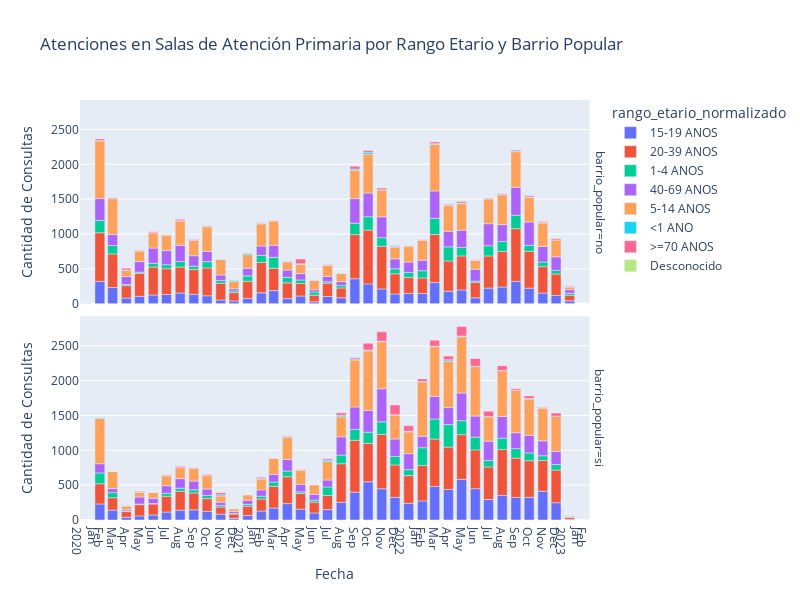

Notebook code cell kept with this figure:
### Code cell
import pandas as pd
import plotly.express as px

# Agrupación
resultado = df.groupby([df['fecha'].dt.to_period('M'), 'rango_etario_normalizado', 'barrio_popular'])['consulta_cantidad'].sum().reset_index()
resultado['fecha'] = resultado['fecha'].dt.to_timestamp()

# Crear un gráfico de barras apiladas
fig = px.bar(
    resultado,
    x='fecha',
    y='consulta_cantidad',
    color='rango_etario_normalizado',  # Usar la nueva columna para el color
    facet_row='barrio_popular',  # Usar facet_row para apilar las barras por 'barrio_popular'
    title='Atenciones en Salas de Atención Primaria por Rango Etario y Barrio Popular',
    labels={'consulta_cantidad': 'Cantidad de Consultas', 'fecha': 'Fecha'},
    height=600,  # Ajustar la altura
    width=800,  # Ajustar el ancho
)

# Configuraciones del eje X
fig.update_xaxes(
    dtick="M1",
    tickformat="%b\n%Y"
)

# Mostrar el gráfico
fig.show()

### Figure 1 — Plotly figure (JSON) as saved in the notebook; plotly's stock layout.template omitted (floating-point values rounded to 4 significant figures)
{"data": [{"alignmentgroup": "True", "hovertemplate": "rango_etario_normalizado=15-19 ANOS<br>barrio_popular=no<br>Fecha=%{x}<br>Cantidad de Consultas=%{y}<extra></extra>", "legendgroup": "15-19 ANOS", "marker": {"color": "#636efa", "pattern": {"shape": ""}}, "name": "15-19 ANOS", "offsetgroup": "15-19 ANOS", "orientation": "v", "showlegend": true, "textposition": "auto", "type": "bar", "x": ["2020-01-01T00:00:00", "2020-02-01T00:00:00", "2020-03-01T00:00:00", "2020-04-01T00:00:00", "2020-05-01T00:00:00", "2020-06-01T00:00:00", "2020-07-01T00:00:00", "2020-08-01T00:00:00", "2020-09-01T00:00:00", "2020-10-01T00:00:00", "2020-11-01T00:00:00", "2020-12-01T00:00:00", "2021-01-01T00:00:00", "2021-02-01T00:00:00", "2021-03-01T00:00:00", "2021-04-01T00:00:00", "2021-05-01T00:00:00", "2021-06-01T00:00:00", "2021-07-01T00:00:00", "2021-08-01T00:00:00", "2021-09-01T00:00:00", "2021-10-01T00:00:00", "2021-11-01T00:00:00", "2021-12-01T00:00:00", "2022-01-01T00:00:00", "2022-02-01T00:00:00", "2022-03-01T00:00:00", "2022-04-01T00:00:00", "2022-05-01T00:00:00", "2022-06-01T00:00:00", "2022-07-01T00:00:00", "2022-08-01T00:00:00", "2022-09-01T00:00:00", "2022-10-01T00:00:00", "2022-11-01T00:00:00", "2022-12-01T00:00:00", "2023-01-01T00:00:00"], "xaxis": "x2", "y": [2, 320, 232, 81, 106, 125, 132, 153, 135, 114, 54, 39, 77, 156, 188, 73, 110, 28, 103, 85, 358, 284, 212, 140, 147, 146, 303, 180, 198, 84, 224, 239, 320, 223, 153, 119, 41], "yaxis": "y2"}, {"alignmentgroup": "True", "hovertemplate": "rango_etario_normalizado=15-19 ANOS<br>barrio_popular=si<br>Fecha=%{x}<br>Cantidad de Consultas=%{y}<extra></extra>", "legendgroup": "15-19 ANOS", "marker": {"color": "#636efa", "pattern": {"shape": ""}}, "name": "15-19 ANOS", "offsetgroup": "15-19 ANOS", "orientation": "v", "showlegend": false, "textposition": "auto", "type": "bar", "x": ["2020-02-01T00:00:00", "2020-03-01T00:00:00", "2020-04-01T00:00:00", "2020-05-01T00:00:00", "2020-06-01T00:00:00", "2020-07-01T00:00:00", "2020-08-01T00:00:00", "2020-09-01T00:00:00", "2020-10-01T00:00:00", "2020-11-01T00:00:00", "2020-12-01T00:00:00", "2021-01-01T00:00:00", "2021-02-01T00:00:00", "2021-03-01T00:00:00", "2021-04-01T00:00:00", "2021-05-01T00:00:00", "2021-06-01T00:00:00", "2021-07-01T00:00:00", "2021-08-01T00:00:00", "2021-09-01T00:00:00", "2021-10-01T00:00:00", "2021-11-01T00:00:00", "2021-12-01T00:00:00", "2022-01-01T00:00:00", "2022-02-01T00:00:00", "2022-03-01T00:00:00", "2022-04-01T00:00:00", "2022-05-01T00:00:00", "2022-06-01T00:00:00", "2022-07-01T00:00:00", "2022-08-01T00:00:00", "2022-09-01T00:00:00", "2022-10-01T00:00:00", "2022-11-01T00:00:00", "2022-12-01T00:00:00", "2023-01-01T00:00:00", "2023-02-01T00:00:00"], "xaxis": "x", "y": [231, 142, 39, 59, 71, 114, 141, 146, 123, 84, 24, 64, 128, 172, 235, 156, 101, 149, 254, 399, 549, 448, 325, 240, 274, 481, 438, 583, 450, 294, 351, 324, 325, 414, 248, 10, 1], "yaxis": "y"}, {"alignmentgroup": "True", "hovertemplate": "rango_etario_normalizado=20-39 ANOS<br>barrio_popular=no<br>Fecha=%{x}<br>Cantidad de Consultas=%{y}<extra></extra>", "legendgroup": "20-39 ANOS", "marker": {"color": "#EF553B", "pattern": {"shape": ""}}, "name": "20-39 ANOS", "offsetgroup": "20-39 ANOS", "orientation": "v", "showlegend": true, "textposition": "auto", "type": "bar", "x": ["2020-01-01T00:00:00", "2020-02-01T00:00:00", "2020-03-01T00:00:00", "2020-04-01T00:00:00", "2020-05-01T00:00:00", "2020-06-01T00:00:00", "2020-07-01T00:00:00", "2020-08-01T00:00:00", "2020-09-01T00:00:00", "2020-10-01T00:00:00", "2020-11-01T00:00:00", "2020-12-01T00:00:00", "2021-01-01T00:00:00", "2021-02-01T00:00:00", "2021-03-01T00:00:00", "2021-04-01T00:00:00", "2021-05-01T00:00:00", "2021-06-01T00:00:00", "2021-07-01T00:00:00", "2021-08-01T00:00:00", "2021-09-01T00:00:00", "2021-10-01T00:00:00", "2021-11-01T00:00:00", "2021-12-01T00:00:00", "2022-01-01T00:00:00", "2022-02-01T00:00:00", "2022-03-01T00:00:00", "2022-04-01T00:00:00", "2022-05-01T00:00:00", "2022-06-01T00:00:00", "2022-07-01T00:00:00", "2022-08-01T00:00:00", "2022-09-01T00:00:00", "2022-10-01T00:00:00", "2022-11-01T00:00:00", "2022-12-01T00:00:00", "2023-01-01T00:00:00"], "xaxis": "x2", "y": [2, 698, 482, 178, 328, 401, 370, 373, 355, 400, 240, 120, 245, 436, 321, 226, 180, 94, 192, 141, 633, 773, 613, 289, 229, 224, 689, 434, 488, 222, 462, 511, 757, 529, 379, 308, 81], "yaxis": "y2"}, {"alignmentgroup": "True", "hovertemplate": "rango_etario_normalizado=20-39 ANOS<br>barrio_popular=si<br>Fecha=%{x}<br>Cantidad de Consultas=%{y}<extra></extra>", "legendgroup": "20-39 ANOS", "marker": {"color": "#EF553B", "pattern": {"shape": ""}}, "name": "20-39 ANOS", "offsetgroup": "20-39 ANOS", "orientation": "v", "showlegend": false, "textposition": "auto", "type": "bar", "x": ["2020-02-01T00:00:00", "2020-03-01T00:00:00", "2020-04-01T00:00:00", "2020-05-01T00:00:00", "2020-06-01T00:00:00", "2020-07-01T00:00:00", "2020-08-01T00:00:00", "2020-09-01T00:00:00", "2020-10-01T00:00:00", "2020-11-01T00:00:00", "2020-12-01T00:00:00", "2021-01-01T00:00:00", "2021-02-01T00:00:00", "2021-03-01T00:00:00", "2021-04-01T00:00:00", "2021-05-01T00:00:00", "2021-06-01T00:00:00", "2021-07-01T00:00:00", "2021-08-01T00:00:00", "2021-09-01T00:00:00", "2021-10-01T00:00:00", "2021-11-01T00:00:00", "2021-12-01T00:00:00", "2022-01-01T00:00:00", "2022-02-01T00:00:00", "2022-03-01T00:00:00", "2022-04-01T00:00:00", "2022-05-01T00:00:00", "2022-06-01T00:00:00", "2022-07-01T00:00:00", "2022-08-01T00:00:00", "2022-09-01T00:00:00", "2022-10-01T00:00:00", "2022-11-01T00:00:00", "2022-12-01T00:00:00", "2023-01-01T00:00:00"], "xaxis": "x", "y": [289, 178, 82, 161, 159, 227, 272, 242, 184, 102, 62, 134, 173, 311, 386, 224, 155, 203, 553, 745, 551, 779, 465, 397, 509, 680, 608, 642, 556, 468, 661, 564, 526, 440, 469, 30], "yaxis": "y"}, {"alignmentgroup": "True", "hovertemplate": "rango_etario_normalizado=1-4 ANOS<br>barrio_popular=no<br>Fecha=%{x}<br>Cantidad de Consultas=%{y}<extra></extra>", "legendgroup": "1-4 ANOS", "marker": {"color": "#00cc96", "pattern": {"shape": ""}}, "name": "1-4 ANOS", "offsetgroup": "1-4 ANOS", "orientation": "v", "showlegend": true, "textposition": "auto", "type": "bar", "x": ["2020-02-01T00:00:00", "2020-03-01T00:00:00", "2020-04-01T00:00:00", "2020-05-01T00:00:00", "2020-06-01T00:00:00", "2020-07-01T00:00:00", "2020-08-01T00:00:00", "2020-09-01T00:00:00", "2020-10-01T00:00:00", "2020-11-01T00:00:00", "2020-12-01T00:00:00", "2021-01-01T00:00:00", "2021-02-01T00:00:00", "2021-03-01T00:00:00", "2021-04-01T00:00:00", "2021-05-01T00:00:00", "2021-06-01T00:00:00", "2021-07-01T00:00:00", "2021-08-01T00:00:00", "2021-09-01T00:00:00", "2021-10-01T00:00:00", "2021-11-01T00:00:00", "2021-12-01T00:00:00", "2022-01-01T00:00:00", "2022-02-01T00:00:00", "2022-03-01T00:00:00", "2022-04-01T00:00:00", "2022-05-01T00:00:00", "2022-06-01T00:00:00", "2022-07-01T00:00:00", "2022-08-01T00:00:00", "2022-09-01T00:00:00", "2022-10-01T00:00:00", "2022-11-01T00:00:00", "2022-12-01T00:00:00", "2023-01-01T00:00:00"], "xaxis": "x2", "y": [176, 121, 17, 19, 53, 58, 80, 49, 90, 40, 25, 78, 102, 156, 79, 50, 47, 20, 34, 164, 191, 122, 72, 73, 103, 233, 202, 121, 18, 146, 142, 192, 86, 66, 51, 27], "yaxis": "y2"}, {"alignmentgroup": "True", "hovertemplate": "rango_etario_normalizado=1-4 ANOS<br>barrio_popular=si<br>Fecha=%{x}<br>Cantidad de Consultas=%{y}<extra></extra>", "legendgroup": "1-4 ANOS", "marker": {"color": "#00cc96", "pattern": {"shape": ""}}, "name": "1-4 ANOS", "offsetgroup": "1-4 ANOS", "orientation": "v", "showlegend": false, "textposition": "auto", "type": "bar", "x": ["2020-02-01T00:00:00", "2020-03-01T00:00:00", "2020-04-01T00:00:00", "2020-05-01T00:00:00", "2020-06-01T00:00:00", "2020-07-01T00:00:00", "2020-08-01T00:00:00", "2020-09-01T00:00:00", "2020-10-01T00:00:00", "2020-11-01T00:00:00", "2020-12-01T00:00:00", "2021-01-01T00:00:00", "2021-02-01T00:00:00", "2021-03-01T00:00:00", "2021-04-01T00:00:00", "2021-05-01T00:00:00", "2021-06-01T00:00:00", "2021-07-01T00:00:00", "2021-08-01T00:00:00", "2021-09-01T00:00:00", "2021-10-01T00:00:00", "2021-11-01T00:00:00", "2021-12-01T00:00:00", "2022-01-01T00:00:00", "2022-02-01T00:00:00", "2022-03-01T00:00:00", "2022-04-01T00:00:00", "2022-05-01T00:00:00", "2022-06-01T00:00:00", "2022-07-01T00:00:00", "2022-08-01T00:00:00", "2022-09-01T00:00:00", "2022-10-01T00:00:00", "2022-11-01T00:00:00", "2022-12-01T00:00:00", "2023-01-01T00:00:00"], "xaxis": "x", "y": [156, 72, 8, 10, 6, 42, 43, 46, 46, 23, 10, 27, 41, 61, 82, 24, 29, 122, 124, 156, 161, 182, 122, 86, 254, 288, 323, 200, 183, 93, 163, 136, 112, 68, 79, 2], "yaxis": "y"}, {"alignmentgroup": "True", "hovertemplate": "rango_etario_normalizado=40-69 ANOS<br>barrio_popular=no<br>Fecha=%{x}<br>Cantidad de Consultas=%{y}<extra></extra>", "legendgroup": "40-69 ANOS", "marker": {"color": "#ab63fa", "pattern": {"shape": ""}}, "name": "40-69 ANOS", "offsetgroup": "40-69 ANOS", "orientation": "v", "showlegend": true, "textposition": "auto", "type": "bar", "x": ["2020-02-01T00:00:00", "2020-03-01T00:00:00", "2020-04-01T00:00:00", "2020-05-01T00:00:00", "2020-06-01T00:00:00", "2020-07-01T00:00:00", "2020-08-01T00:00:00", "2020-09-01T00:00:00", "2020-10-01T00:00:00", "2020-11-01T00:00:00", "2020-12-01T00:00:00", "2021-01-01T00:00:00", "2021-02-01T00:00:00", "2021-03-01T00:00:00", "2021-04-01T00:00:00", "2021-05-01T00:00:00", "2021-06-01T00:00:00", "2021-07-01T00:00:00", "2021-08-01T00:00:00", "2021-09-01T00:00:00", "2021-10-01T00:00:00", "2021-11-01T00:00:00", "2021-12-01T00:00:00", "2022-01-01T00:00:00", "2022-02-01T00:00:00", "2022-03-01T00:00:00", "2022-04-01T00:00:00", "2022-05-01T00:00:00", "2022-06-01T00:00:00", "2022-07-01T00:00:00", "2022-08-01T00:00:00", "2022-09-01T00:00:00", "2022-10-01T00:00:00", "2022-11-01T00:00:00", "2022-12-01T00:00:00", "2023-01-01T00:00:00"], "xaxis": "x2", "y": [314, 157, 113, 151, 220, 202, 232, 150, 145, 78, 30, 109, 133, 172, 104, 92, 32, 76, 57, 353, 340, 299, 143, 149, 152, 393, 224, 248, 171, 316, 243, 402, 334, 224, 195, 52], "yaxis": "y2"}, {"alignmentgroup": "True", "hovertemplate": "rango_etario_normalizado=40-69 ANOS<br>barrio_popular=si<br>Fecha=%{x}<br>Cantidad de Consultas=%{y}<extra></extra>", "legendgroup": "40-69 ANOS", "marker": {"color": "#ab63fa", "pattern": {"shape": ""}}, "name": "40-69 ANOS", "offsetgroup": "40-69 ANOS", "orientation": "v", "showlegend": false, "textposition": "auto", "type": "bar", "x": ["2020-02-01T00:00:00", "2020-03-01T00:00:00", "2020-04-01T00:00:00", "2020-05-01T00:00:00", "2020-06-01T00:00:00", "2020-07-01T00:00:00", "2020-08-01T00:00:00", "2020-09-01T00:00:00", "2020-10-01T00:00:00", "2020-11-01T00:00:00", "2020-12-01T00:00:00", "2021-01-01T00:00:00", "2021-02-01T00:00:00", "2021-03-01T00:00:00", "2021-04-01T00:00:00", "2021-05-01T00:00:00", "2021-06-01T00:00:00", "2021-07-01T00:00:00", "2021-08-01T00:00:00", "2021-09-01T00:00:00", "2021-10-01T00:00:00", "2021-11-01T00:00:00", "2021-12-01T00:00:00", "2022-01-01T00:00:00", "2022-02-01T00:00:00", "2022-03-01T00:00:00", "2022-04-01T00:00:00", "2022-05-01T00:00:00", "2022-06-01T00:00:00", "2022-07-01T00:00:00", "2022-08-01T00:00:00", "2022-09-01T00:00:00", "2022-10-01T00:00:00", "2022-11-01T00:00:00", "2022-12-01T00:00:00", "2023-01-01T00:00:00"], "xaxis": "x", "y": [132, 59, 20, 100, 75, 108, 138, 125, 91, 47, 27, 60, 90, 111, 166, 109, 83, 100, 263, 322, 312, 475, 250, 229, 165, 325, 246, 397, 303, 276, 310, 228, 251, 214, 189, 8], "yaxis": "y"}, {"alignmentgroup": "True", "hovertemplate": "rango_etario_normalizado=5-14 ANOS<br>barrio_popular=no<br>Fecha=%{x}<br>Cantidad de Consultas=%{y}<extra></extra>", "legendgroup": "5-14 ANOS", "marker": {"color": "#FFA15A", "pattern": {"shape": ""}}, "name": "5-14 ANOS", "offsetgroup": "5-14 ANOS", "orientation": "v", "showlegend": true, "textposition": "auto", "type": "bar", "x": ["2020-02-01T00:00:00", "2020-03-01T00:00:00", "2020-04-01T00:00:00", "2020-05-01T00:00:00", "2020-06-01T00:00:00", "2020-07-01T00:00:00", "2020-08-01T00:00:00", "2020-09-01T00:00:00", "2020-10-01T00:00:00", "2020-11-01T00:00:00", "2020-12-01T00:00:00", "2021-01-01T00:00:00", "2021-02-01T00:00:00", "2021-03-01T00:00:00", "2021-04-01T00:00:00", "2021-05-01T00:00:00", "2021-06-01T00:00:00", "2021-07-01T00:00:00", "2021-08-01T00:00:00", "2021-09-01T00:00:00", "2021-10-01T00:00:00", "2021-11-01T00:00:00", "2021-12-01T00:00:00", "2022-01-01T00:00:00", "2022-02-01T00:00:00", "2022-03-01T00:00:00", "2022-04-01T00:00:00", "2022-05-01T00:00:00", "2022-06-01T00:00:00", "2022-07-01T00:00:00", "2022-08-01T00:00:00", "2022-09-01T00:00:00", "2022-10-01T00:00:00", "2022-11-01T00:00:00", "2022-12-01T00:00:00", "2023-01-01T00:00:00"], "xaxis": "x2", "y": [827, 516, 92, 153, 218, 217, 348, 218, 357, 226, 103, 195, 319, 350, 117, 134, 132, 163, 118, 406, 557, 386, 167, 222, 286, 669, 370, 380, 126, 355, 428, 511, 352, 337, 241, 39], "yaxis": "y2"}, {"alignmentgroup": "True", "hovertemplate": "rango_etario_normalizado=5-14 ANOS<br>barrio_popular=si<br>Fecha=%{x}<br>Cantidad de Consultas=%{y}<extra></extra>", "legendgroup": "5-14 ANOS", "marker": {"color": "#FFA15A", "pattern": {"shape": ""}}, "name": "5-14 ANOS", "offsetgroup": "5-14 ANOS", "orientation": "v", "showlegend": false, "textposition": "auto", "type": "bar", "x": ["2020-02-01T00:00:00", "2020-03-01T00:00:00", "2020-04-01T00:00:00", "2020-05-01T00:00:00", "2020-06-01T00:00:00", "2020-07-01T00:00:00", "2020-08-01T00:00:00", "2020-09-01T00:00:00", "2020-10-01T00:00:00", "2020-11-01T00:00:00", "2020-12-01T00:00:00", "2021-01-01T00:00:00", "2021-02-01T00:00:00", "2021-03-01T00:00:00", "2021-04-01T00:00:00", "2021-05-01T00:00:00", "2021-06-01T00:00:00", "2021-07-01T00:00:00", "2021-08-01T00:00:00", "2021-09-01T00:00:00", "2021-10-01T00:00:00", "2021-11-01T00:00:00", "2021-12-01T00:00:00", "2022-01-01T00:00:00", "2022-02-01T00:00:00", "2022-03-01T00:00:00", "2022-04-01T00:00:00", "2022-05-01T00:00:00", "2022-06-01T00:00:00", "2022-07-01T00:00:00", "2022-08-01T00:00:00", "2022-09-01T00:00:00", "2022-10-01T00:00:00", "2022-11-01T00:00:00", "2022-12-01T00:00:00", "2023-01-01T00:00:00"], "xaxis": "x", "y": [648, 247, 51, 70, 86, 144, 157, 180, 194, 89, 38, 76, 157, 231, 317, 204, 136, 267, 286, 674, 856, 675, 344, 313, 782, 712, 665, 807, 709, 349, 658, 611, 522, 468, 504, 15], "yaxis": "y"}, {"alignmentgroup": "True", "hovertemplate": "rango_etario_normalizado=<1 ANO<br>barrio_popular=no<br>Fecha=%{x}<br>Cantidad de Consultas=%{y}<extra></extra>", "legendgroup": "<1 ANO", "marker": {"color": "#19d3f3", "pattern": {"shape": ""}}, "name": "<1 ANO", "offsetgroup": "<1 ANO", "orientation": "v", "showlegend": true, "textposition": "auto", "type": "bar", "x": ["2020-02-01T00:00:00", "2020-03-01T00:00:00", "2020-04-01T00:00:00", "2020-05-01T00:00:00", "2020-06-01T00:00:00", "2020-07-01T00:00:00", "2020-08-01T00:00:00", "2020-09-01T00:00:00", "2020-10-01T00:00:00", "2020-11-01T00:00:00", "2020-12-01T00:00:00", "2021-01-01T00:00:00", "2021-02-01T00:00:00", "2021-03-01T00:00:00", "2021-04-01T00:00:00", "2021-05-01T00:00:00", "2021-06-01T00:00:00", "2021-07-01T00:00:00", "2021-08-01T00:00:00", "2021-09-01T00:00:00", "2021-10-01T00:00:00", "2021-11-01T00:00:00", "2021-12-01T00:00:00", "2022-01-01T00:00:00", "2022-03-01T00:00:00", "2022-04-01T00:00:00", "2022-05-01T00:00:00", "2022-06-01T00:00:00", "2022-07-01T00:00:00", "2022-08-01T00:00:00", "2022-09-01T00:00:00", "2022-10-01T00:00:00", "2022-11-01T00:00:00", "2023-01-01T00:00:00"], "xaxis": "x2", "y": [7, 1, 1, 1, 2, 2, 6, 1, 4, 2, 15, 19, 9, 8, 11, 6, 4, 3, 2, 18, 28, 4, 10, 5, 10, 5, 9, 2, 5, 7, 11, 7, 6, 1], "yaxis": "y2"}, {"alignmentgroup": "True", "hovertemplate": "rango_etario_normalizado=<1 ANO<br>barrio_popular=si<br>Fecha=%{x}<br>Cantidad de Consultas=%{y}<extra></extra>", "legendgroup": "<1 ANO", "marker": {"color": "#19d3f3", "pattern": {"shape": ""}}, "name": "<1 ANO", "offsetgroup": "<1 ANO", "orientation": "v", "showlegend": false, "textposition": "auto", "type": "bar", "x": ["2020-02-01T00:00:00", "2020-05-01T00:00:00", "2020-07-01T00:00:00", "2020-09-01T00:00:00", "2020-10-01T00:00:00", "2020-11-01T00:00:00", "2021-02-01T00:00:00", "2021-04-01T00:00:00", "2021-05-01T00:00:00", "2021-07-01T00:00:00", "2021-08-01T00:00:00", "2021-09-01T00:00:00", "2021-10-01T00:00:00", "2021-11-01T00:00:00", "2021-12-01T00:00:00", "2022-01-01T00:00:00", "2022-02-01T00:00:00", "2022-03-01T00:00:00", "2022-04-01T00:00:00", "2022-05-01T00:00:00", "2022-06-01T00:00:00", "2022-07-01T00:00:00", "2022-08-01T00:00:00", "2022-10-01T00:00:00"], "xaxis": "x", "y": [10, 2, 2, 2, 2, 16, 5, 13, 1, 19, 24, 14, 9, 6, 5, 8, 3, 8, 19, 11, 4, 5, 3, 9], "yaxis": "y"}, {"alignmentgroup": "True", "hovertemplate": "rango_etario_normalizado=>=70 ANOS<br>barrio_popular=no<br>Fecha=%{x}<br>Cantidad de Consultas=%{y}<extra></extra>", "legendgroup": ">=70 ANOS", "marker": {"color": "#FF6692", "pattern": {"shape": ""}}, "name": ">=70 ANOS", "offsetgroup": ">=70 ANOS", "orientation": "v", "showlegend": true, "textposition": "auto", "type": "bar", "x": ["2020-02-01T00:00:00", "2020-03-01T00:00:00", "2020-04-01T00:00:00", "2020-05-01T00:00:00", "2020-06-01T00:00:00", "2020-07-01T00:00:00", "2020-08-01T00:00:00", "2020-09-01T00:00:00", "2020-10-01T00:00:00", "2020-11-01T00:00:00", "2021-01-01T00:00:00", "2021-02-01T00:00:00", "2021-03-01T00:00:00", "2021-04-01T00:00:00", "2021-05-01T00:00:00", "2021-06-01T00:00:00", "2021-07-01T00:00:00", "2021-09-01T00:00:00", "2021-10-01T00:00:00", "2021-11-01T00:00:00", "2021-12-01T00:00:00", "2022-01-01T00:00:00", "2022-02-01T00:00:00", "2022-03-01T00:00:00", "2022-04-01T00:00:00", "2022-05-01T00:00:00", "2022-06-01T00:00:00", "2022-07-01T00:00:00", "2022-08-01T00:00:00", "2022-09-01T00:00:00", "2022-10-01T00:00:00", "2022-11-01T00:00:00", "2022-12-01T00:00:00", "2023-01-01T00:00:00"], "xaxis": "x2", "y": [23, 13, 28, 9, 13, 9, 22, 13, 10, 2, 5, 5, 3, 4, 70, 3, 4, 42, 25, 24, 9, 6, 5, 24, 13, 22, 6, 8, 11, 14, 19, 13, 18, 8], "yaxis": "y2"}, {"alignmentgroup": "True", "hovertemplate": "rango_etario_normalizado=>=70 ANOS<br>barrio_popular=si<br>Fecha=%{x}<br>Cantidad de Consultas=%{y}<extra></extra>", "legendgroup": ">=70 ANOS", "marker": {"color": "#FF6692", "pattern": {"shape": ""}}, "name": ">=70 ANOS", "offsetgroup": ">=70 ANOS", "orientation": "v", "showlegend": false, "textposition": "auto", "type": "bar", "x": ["2020-02-01T00:00:00", "2020-03-01T00:00:00", "2020-04-01T00:00:00", "2020-05-01T00:00:00", "2020-06-01T00:00:00", "2020-07-01T00:00:00", "2020-08-01T00:00:00", "2020-09-01T00:00:00", "2020-10-01T00:00:00", "2020-11-01T00:00:00", "2020-12-01T00:00:00", "2021-01-01T00:00:00", "2021-02-01T00:00:00", "2021-03-01T00:00:00", "2021-04-01T00:00:00", "2021-05-01T00:00:00", "2021-07-01T00:00:00", "2021-08-01T00:00:00", "2021-09-01T00:00:00", "2021-10-01T00:00:00", "2021-11-01T00:00:00", "2021-12-01T00:00:00", "2022-01-01T00:00:00", "2022-02-01T00:00:00", "2022-03-01T00:00:00", "2022-04-01T00:00:00", "2022-05-01T00:00:00", "2022-06-01T00:00:00", "2022-07-01T00:00:00", "2022-08-01T00:00:00", "2022-09-01T00:00:00", "2022-10-01T00:00:00", "2022-11-01T00:00:00", "2022-12-01T00:00:00", "2023-01-01T00:00:00"], "xaxis": "x", "y": [4, 2, 3, 10, 2, 15, 16, 10, 14, 30, 1, 3, 18, 1, 11, 7, 18, 34, 18, 99, 136, 140, 79, 37, 85, 53, 137, 116, 77, 69, 20, 36, 11, 47, 3], "yaxis": "y"}, {"alignmentgroup": "True", "hovertemplate": "rango_etario_normalizado=Desconocido<br>barrio_popular=no<br>Fecha=%{x}<br>Cantidad de Consultas=%{y}<extra></extra>", "legendgroup": "Desconocido", "marker": {"color": "#B6E880", "pattern": {"shape": ""}}, "name": "Desconocido", "offsetgroup": "Desconocido", "orientation": "v", "showlegend": true, "textposition": "auto", "type": "bar", "x": ["2020-07-01T00:00:00", "2020-08-01T00:00:00"], "xaxis": "x2", "y": [9, 5], "yaxis": "y2"}, {"alignmentgroup": "True", "hovertemplate": "rango_etario_normalizado=Desconocido<br>barrio_popular=si<br>Fecha=%{x}<br>Cantidad de Consultas=%{y}<extra></extra>", "legendgroup": "Desconocido", "marker": {"color": "#B6E880", "pattern": {"shape": ""}}, "name": "Desconocido", "offsetgroup": "Desconocido", "orientation": "v", "showlegend": false, "textposition": "auto", "type": "bar", "x": ["2020-06-01T00:00:00", "2020-07-01T00:00:00", "2022-06-01T00:00:00"], "xaxis": "x", "y": [2, 3, 0], "yaxis": "y"}], "layout": {"annotations": [{"font": {}, "showarrow": false, "text": "barrio_popular=si", "textangle": 90, "x": 0.98, "xanchor": "left", "xref": "paper", "y": 0.2425, "yanchor": "middle", "yref": "paper"}, {"font": {}, "showarrow": false, "text": "barrio_popular=no", "textangle": 90, "x": 0.98, "xanchor": "left", "xref": "paper", "y": 0.7575, "yanchor": "middle", "yref": "paper"}], "barmode": "relative", "height": 600, "legend": {"title": {"text": "rango_etario_normalizado"}, "tracegroupgap": 0}, "title": {"text": "Atenciones en Salas de Atención Primaria por Rango Etario y Barrio Popular"}, "width": 800, "xaxis": {"anchor": "y", "domain": [0, 0.98], "dtick": "M1", "tickformat": "%b\n%Y", "title": {"text": "Fecha"}}, "xaxis2": {"anchor": "y2", "domain": [0, 0.98], "dtick": "M1", "matches": "x", "showticklabels": false, "tickformat": "%b\n%Y"}, "yaxis": {"anchor": "x", "domain": [0, 0.485], "title": {"text": "Cantidad de Consultas"}}, "yaxis2": {"anchor": "x2", "domain": [0.515, 1], "matches": "y", "title": {"text": "Cantidad de Consultas"}}}}
